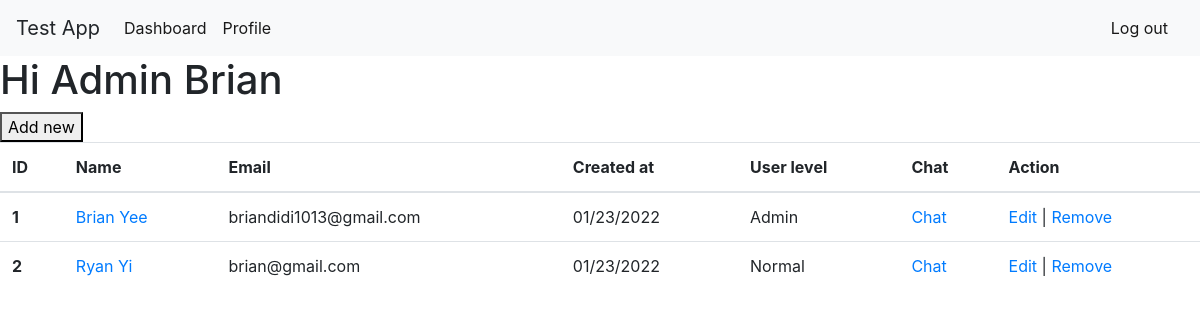
The app's page /dashboard (signed in), older data.
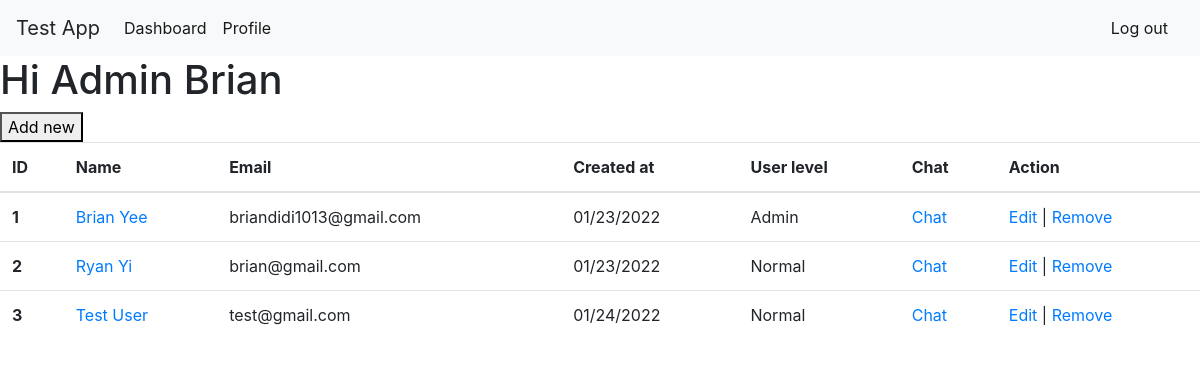
The same page, newer data.
### user/models.py (models this page shows)
class User(models.Model):
    user_level = models.IntegerField()
    email = models.CharField(max_length=255)
    first_name = models.CharField(max_length=50)
    last_name = models.CharField(max_length=50)
    password = models.CharField(max_length=60)
    description = models.TextField()
    profile_pic = models.ImageField(null=True, blank=True)
    created_at = models.DateTimeField(auto_now_add=True)
    updated_at = models.DateTimeField(auto_now=True)
    objects = UserManager()

### user/views.py (the view)
# urls.py: path('dashboard', views.dashboard),
def dashboard(request):
    try:
        context = {
            'account_user': User.objects.get(id=request.session['user_id']),
            'users': User.objects.all()
        }
        return render(request, 'dash.html', context)
    except:
        return redirect('/login')

### user/templates/dash.html (shortened to what this page needs)
<!DOCTYPE html>
<html>
<head>
    <link rel="stylesheet" href="https://stackpath.bootstrapcdn.com/bootstrap/4.3.1/css/bootstrap.min.css"
>
</head>
<body>
<nav class="navbar navbar-expand-lg navbar-light bg-light">
    <a class="navbar-brand">Test App</a>
    <div class="collapse navbar-collapse" id="navbarSupportedContent">
        <ul class="navbar-nav mr-auto">
            <li class="nav-item active">
                <a class="nav-link" href="/check_admin">Dashboard <span class="sr-only">(current)</span></a>
            </li>
            <li class="nav-item active">
                <a class="nav-link" href="/users/edit">Profile <span class="sr-only">(current)</span></a>
            </li>
        </ul>
        <form class="form-inline my-2 my-lg-0">
            <a class="nav-link" href="/logout"> Log out <span class="sr-only">(current)</span></a>
        </form>
    </div>
</nav>
{% if account_user.user_level > 5 %}
    <div class="heading">
        <h1>Hi Admin {{ account_user.first_name }}</h1>
        <form action="/new" method="POST">
            <button type="submit">Add new</button>
        </form>
    </div>
{% else %}
    <h1>Hi {{ account_user.first_name }}</h1>
{% endif %}
<table class="table">
    <thead>
    <tr>
        <th scope="col">ID</th>
        <th scope="col">Name</th>
        <th scope="col">Email</th>
        <th scope="col">Created at</th>
        <th scope="col">User level</th>
        <th scope="col">Chat</th>
        {% if account_user.user_level > 5 %}
            <th>Action</th>
        {% endif %}
    </tr>
    </thead>
    <tbody>
    {% for user in users %}
        <tr>
            <th scope="row">{{ user.id }}</th>
            <td><a href="/users/show/{{ user.id }}">{{ user.first_name }} {{ user.last_name }}</a></td>
            <td>{{ user.email }}</td>
            <td>{{ user.created_at|date:"SHORT_DATE_FORMAT" }}</td>
            {% if user.user_level > 5 %}
                <td>Admin</td>
            {% else %}
                <td>Normal</td>
            {% endif %}
            <td><a href="/users/{{ account_user.id }}/{{ user.id }}">Chat</a></td>
            {% if account_user.user_level > 5 %}
                <td><a href="/users/edit/{{ user.id }}">Edit</a> | <a href="/remove/{{ user.id }}">Remove</a></td>
            {% endif %}
        </tr>
    {% endfor %}
    </tbody>
</table>
</body>
</html>

Row changes from the older to the newer data that the page shows:
added User: id "3", first_name "Test", last_name "User", email "test@gmail.com", created_at "01/24/2022", user_level "Normal"
